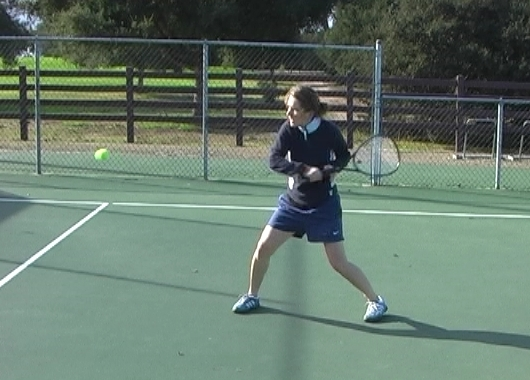
#> input picture IPV23_HW4/test imgs/tennis538.jpg, 530 x 380 px, found by its file name
$ jupyter execute --allow-errors IPV23_HW04.ipynb   (shell and % lines are left out)
#> lines starting #> are read from the running program, lines starting #| are printed output that depends on the picture
#> further down, prev_fr is the input picture: shape (380, 530, 3); mean B, G, R 107.8, 120.6, 101.2
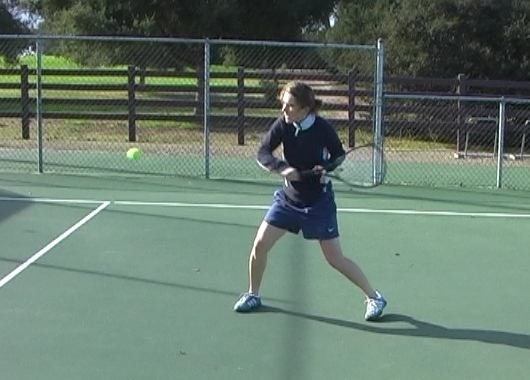
#> input picture IPV23_HW4/test imgs/tennis539.jpg, 530 x 380 px, found by its file name
#> further down, next_fr is the input picture: shape (380, 530, 3); mean B, G, R 108.2, 121.1, 101.5
#> `gray_prev_fr = cv2.cvtColor(prev_fr, cv2.COLOR_RGB2GRAY)`:
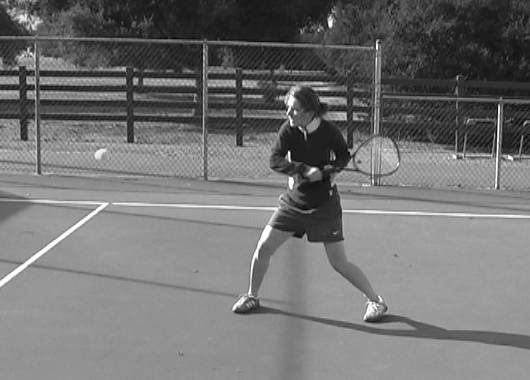
#> gray_prev_fr: shape (380, 530); min 7, max 255, mean 114.6
#> `gray_next_fr = cv2.cvtColor(next_fr, cv2.COLOR_RGB2GRAY)`:
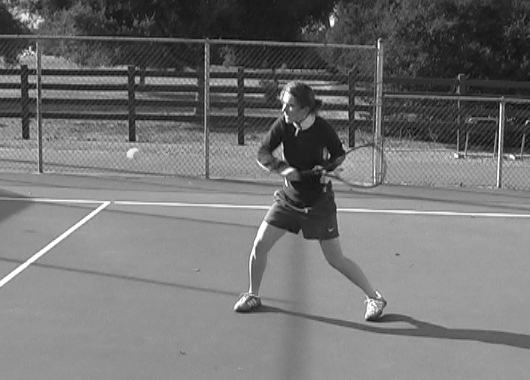
#> gray_next_fr: shape (380, 530); min 3, max 255, mean 115
# **[2023-1] Image Processing & Vision (55397)**

* ### Hak Gu Kim
* ### Assistant Professor
* ### Graduate School of Advanced Imaging Science, Multimedia & Film (GSAIM)
* ### Chung-Ang University
* ### Webpage: www.irislab.cau.ac.kr

# **Homework IV: Optical Flow**

* ### **Deadline:** 07 June (Wed) at 11:59pm
* ### **Submission:** Upload the zip file to "과제 및 평가" on E-class
  * **Upload zip file:** ipv23_hw04-student number.zip
    * **Python code:** ipv23_hw04-student number.ipynb
    * **Report:** ipv23_hw04-student number.pdf  (page limit: 4 pages)


## **[Homework IV-0]** Environmental Setting

[cell 1]
# Connect to the google drive #

from google.colab import drive
drive.mount('/content/gdrive')

[cell 2]
# Import the required libraries for image processing

import sys
import cv2
from google.colab.patches import cv2_imshow
import matplotlib.pyplot as plt
import matplotlib.image as mpimg
import numpy as np
import math

dir = '/content/gdrive/My Drive/'

[cell 3]
# Define the functions for the load and save the input image
# [12 lines left out: function loadImg, not called in this run]

## Save image file
def saveImg(out_img, out_fname):
  cv2.imwrite(dir + out_fname, out_img)

## **[Homework IV]** Optical Flow Calculation
* Carefully read and understand the following optical flow code,
* Then please **complete the incomplete code:** `varable_name = [ ]`

[cell 4]
##############################################
#            Image Boundary Check            #
##############################################
# [4 lines left out: function inRange, not called in this run]


##############################################
#                Opticla Flow                #
##############################################
def opticalFlow(prev_fr, next_fr, window_size, min_quality=0.01):

#> called with window_size = 11, min_quality = 0.1
    max_corners = 10000
    min_distance = 0.1
    feature_list = cv2.goodFeaturesToTrack(prev_fr, max_corners, min_quality, min_distance)
#> feature_list = 321 rows, first 8: [289, 151], [291, 125], [330, 26], [291, 188], [290, 161], [508, 156], [294, 110], [30, 51]

    w = int(window_size/2)  # window range

    prev_fr = prev_fr / 255
#> prev_fr: shape (380, 530) float64
    next_fr = next_fr / 255
#> next_fr: shape (380, 530) float64

    ############################################
    ##       COMPLETE THE FOLLOWING CODE      ##
    ############################################
    # Compute the gradients w.r.to X, Y and T dimensions
    fx = [] # Gradient of x-axis
    fy = [] # Gradient of y-axis
    ft = [] # Gradient of time

    u = np.zeros(prev_fr.shape)
    v = np.zeros(prev_fr.shape)

    for feature in feature_list:
        j, i = feature.ravel()	#   get cordinates of the corners (i,j). They are stored in the order j, i
        i, j = int(i), int(j)		#   i,j are floats initially

        I_x = fx[i-w:i+w+1, j-w:j+w+1].flatten()
        I_y = fy[i-w:i+w+1, j-w:j+w+1].flatten()
        I_t = ft[i-w:i+w+1, j-w:j+w+1].flatten()

        ############################################
        ##       COMPLETE THE FOLLOWING CODE      ##
        ############################################
        # Set the vector A and b for Ax=b to solve the equation for optical flow
        # Then, find the x_hat vector, which is the predicted optical flow vector
        A = []
        b = []
        x_hat = [] # Predicted u and v

        u[i,j] = x_hat[0][0]
        v[i,j] = x_hat[1][0]
#> this loop made 1 pass
#> u: shape (380, 530) float64; every value is 0

    return (u, v)


##############################################
#        Functions for Visualization         #
##############################################
# [38 lines left out: functions drawOnFrame, drawSeperately, not called in this run]

#> (a cell that did not finish here is left out)
